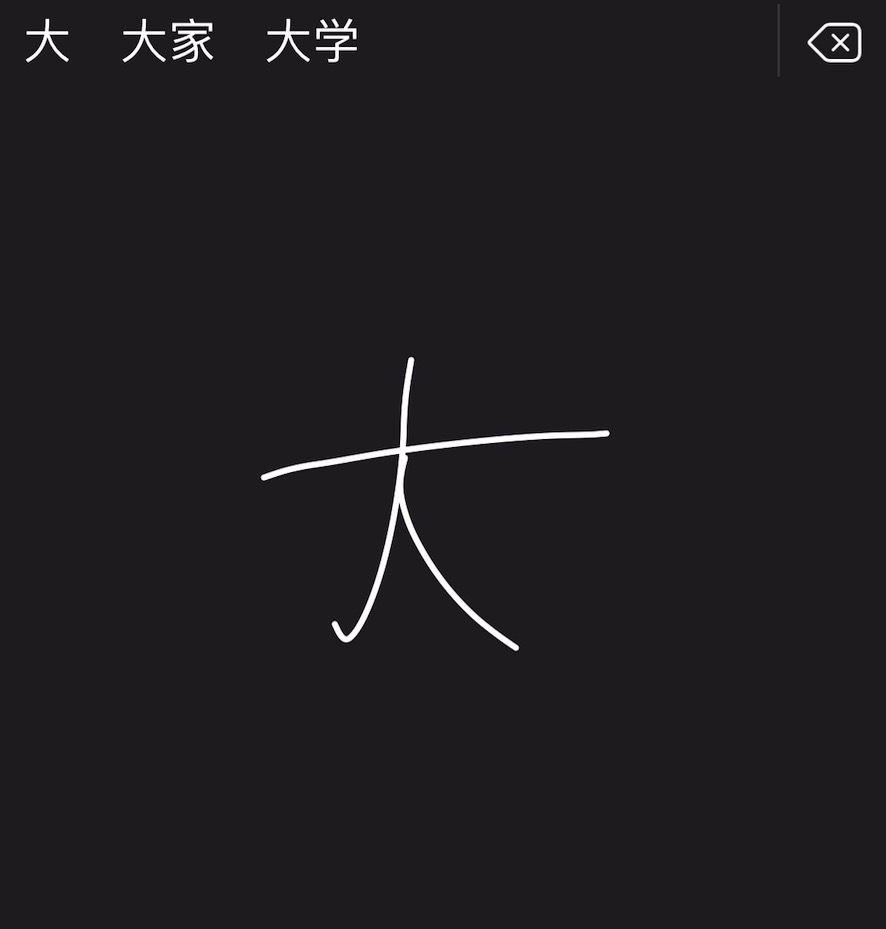
#> input picture frame/03.jpg, 886 x 929 px
$ python -i script3.py   (imports and definitions only)
#> lines starting #> are read from the running program, lines starting #| are printed output that depends on the picture
# Imports PIL module
from PIL import Image
import time, os, json


datafile = "data.json"
image_dir = "images"
source_dir = "frame"

# print(os.listdir(source_dir))
    # print(filepath)
    # print(filepath.split("/")[-1])


# 1.
# turn everything below into function
# that receives an image path like "testSource.png"
# and that does its thing


# 2.
# use premiere make a bunch of exactly same image size
# put them all into a folder inside this directory
# use python to iterate of each filename in this folder
# for each filename / path use function from step 1.

# any questions any time ask leon fast!!

def produce_appearance(filepath, destination):

    # filename = "frame/" + num + ".jpg"

    # open an image
#> called with filepath = 'frame/03.jpg', destination = 'out.png'
    original = Image.open(filepath)
#> original is the input picture: PIL image 886x929 RGB; mean R, G, B 31.2, 29.2, 32.2
    width, height = original.size
#> width = 886; height = 929
    print("width", width) # 768
#| width 886
    print("height", height) # 838
#| height 929

    # crop drawing
    left = 0
    top = (height-width)*2
#> top = 86
    right = width-(height-width)
#> right = 843
    bottom = height
#> bottom = 929
    char_drawing = original.crop((left, top, right, bottom))
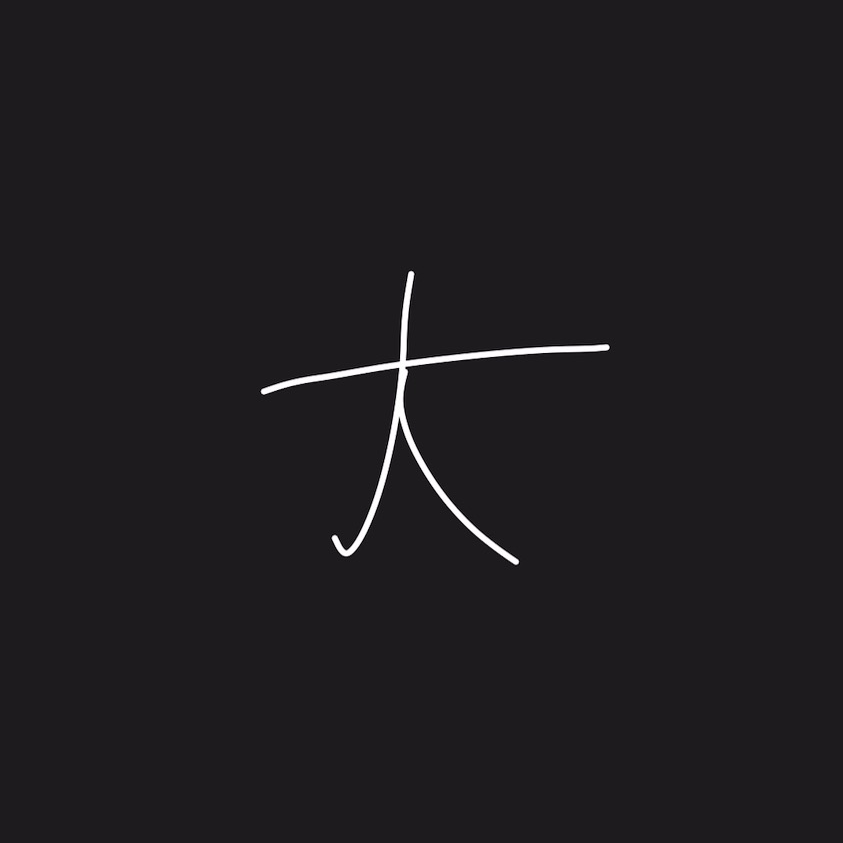
#> char_drawing: PIL image 843x843 RGB; mean R, G, B 30.6, 28.6, 31.6
    # char_drawing.show()

    # crop suggestion
    char_suggestion = original.crop((0, 0, (height-width)*2.2, (height-width)*2.2))
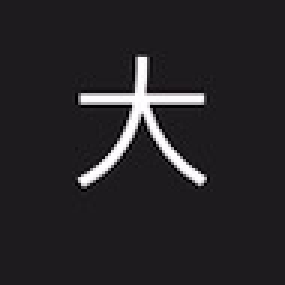
#> char_suggestion: PIL image 95x95 RGB (shown 3 times larger); mean R, G, B 38.9, 36.9, 39.9
    # char_suggestion = original.crop((0, 0, (height-width)*3.2, (height-width)*3.2))
    # script will open the suggested character and ask
    char_suggestion.show()
    # ask us to input which character it represents
#> (the run stopped early here; a loop or call above may not have finished)

$ run again, on frame/107.jpg
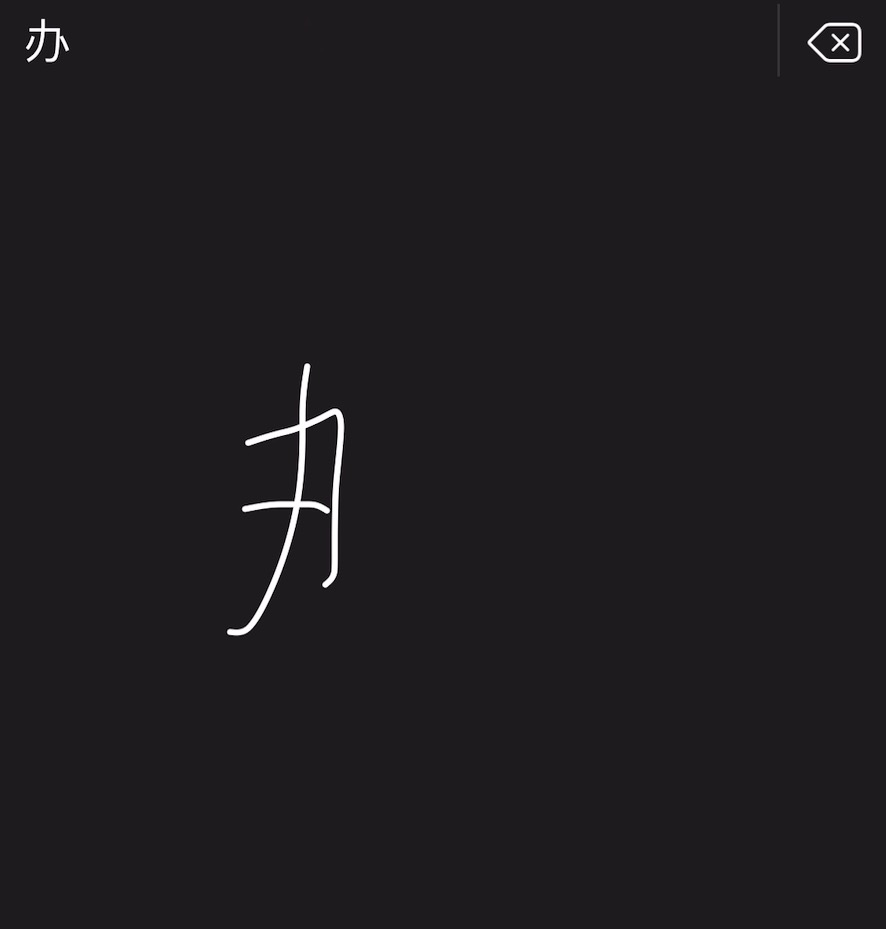
#> input picture frame/107.jpg, 886 x 929 px
#> in produce_appearance, original is the input picture: PIL image 886x929 RGB; mean R, G, B 30.3, 28.3, 31.3
#| width 886
#| height 929
#> in produce_appearance, `char_drawing = original.crop((left, top, right, bottom))`:
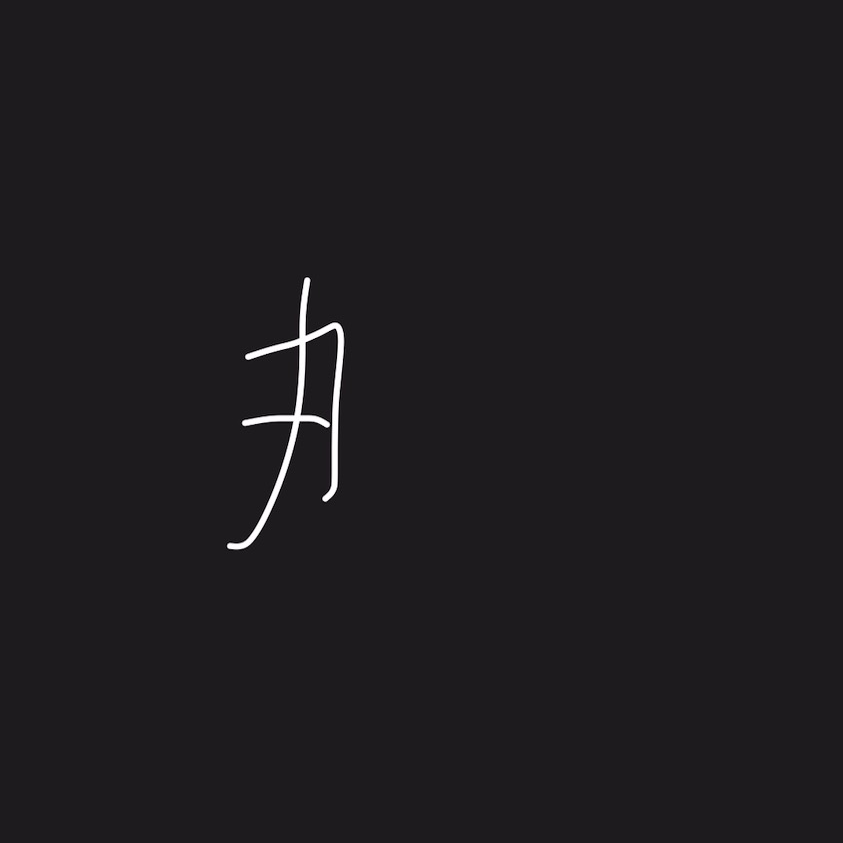
#> char_drawing: PIL image 843x843 RGB; mean R, G, B 30.2, 28.2, 31.2
#> in produce_appearance, `char_suggestion = original.crop((0, 0, (height-width)*2.2, (height-wid..`:
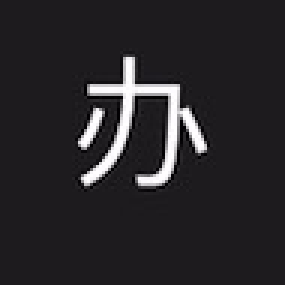
#> char_suggestion: PIL image 95x95 RGB (shown 3 times larger); mean R, G, B 40.8, 38.9, 41.8
